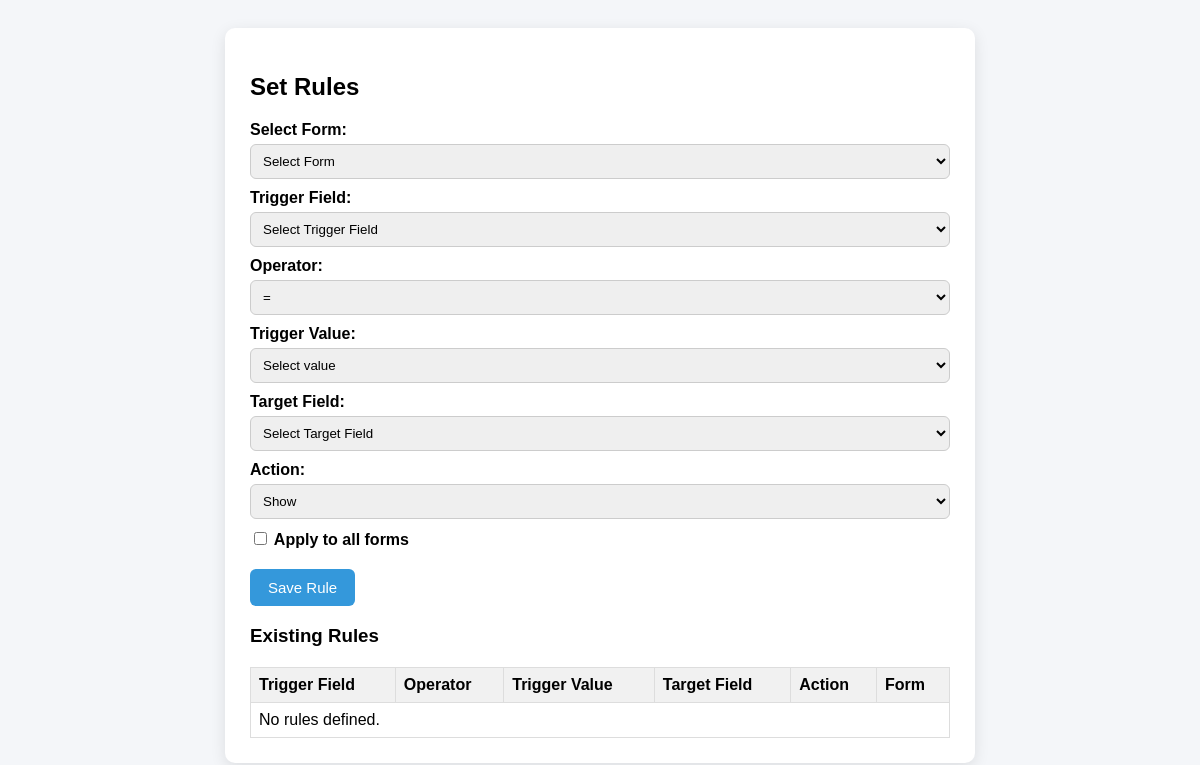
The app's page /admin/set_rules.php, older data.
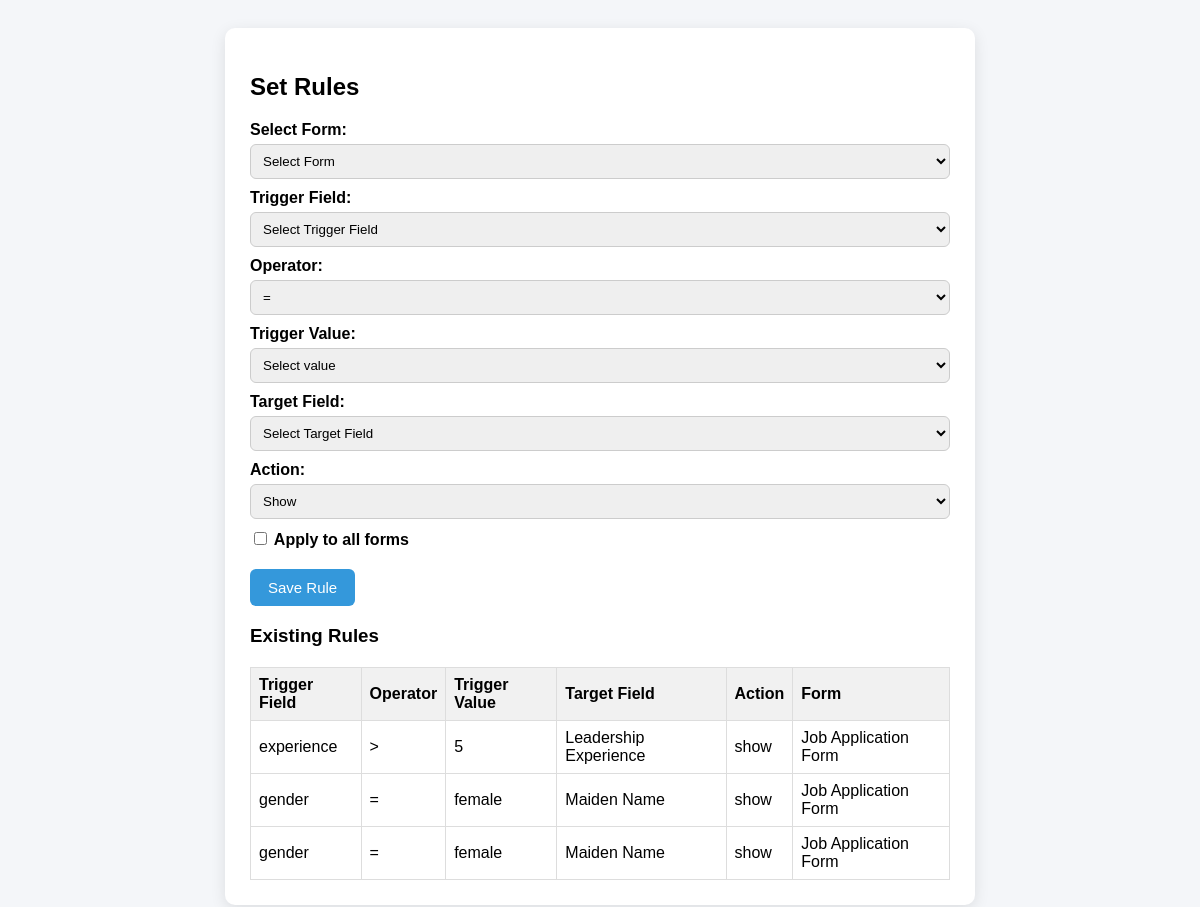
The same page, newer data.
### tables this page shows
CREATE TABLE `conditional_rules` (
  `id` int(11) NOT NULL,
  `form_id` int(11) NOT NULL,
  `trigger_field_id` int(11) NOT NULL,
  `operator` varchar(10) NOT NULL,
  `trigger_value` varchar(255) NOT NULL,
  `target_field_id` int(11) NOT NULL,
  `action` varchar(10) DEFAULT 'show',
  `is_global` tinyint(1) DEFAULT 0,
  `version` int(11) NOT NULL DEFAULT 1
);

CREATE TABLE `form_fields` (
  `id` int(11) NOT NULL,
  `form_id` int(11) DEFAULT NULL,
  `label` varchar(255) DEFAULT NULL,
  `type` varchar(50) DEFAULT NULL,
  `required` tinyint(1) DEFAULT 0,
  `placeholder` varchar(255) DEFAULT NULL,
  `sort_order` int(11) DEFAULT NULL
);

CREATE TABLE `forms` (
  `id` int(11) NOT NULL,
  `form_name` varchar(255) NOT NULL,
  `created_at` timestamp NOT NULL DEFAULT current_timestamp(),
  `version` int(11) DEFAULT 1
);

### admin/set_rules.php (the view, shortened to what this page needs)
 <?php
include "../configure/database_connection.php";
$rules_res = $conn->query("
    SELECT cr.*, ff1.label AS trigger_label, ff2.label AS target_label, f.form_name
    FROM conditional_rules cr
    LEFT JOIN form_fields ff1 ON cr.trigger_field_id = ff1.id
    LEFT JOIN form_fields ff2 ON cr.target_field_id = ff2.id
    LEFT JOIN forms f ON cr.form_id = f.id
    ORDER BY cr.id DESC
");
$existing_rules = [];
while($r = $rules_res->fetch_assoc()) $existing_rules[] = $r;
?>
<!DOCTYPE html>
<html>
<head>
</head>
<body>
<div class="container">
    <h2>Set  Rules</h2>
    <form method="POST">
        <label>Select Form:</label>
        <select name="form_id" id="form_id">
            <option value="">Select Form</option>
        </select>
        <label>Trigger Field:</label>
        <select name="trigger_field" id="trigger_field" required>
            <option value="">Select Trigger Field</option>
        </select>
        <label>Operator:</label>
        <select name="operator" required>
            <option value="=">=</option>
        </select>
        <label>Trigger Value:</label>
        <select name="trigger_value" id="trigger_value" required>
            <option value="">Select value</option>
        </select>
        <label>Target Field:</label>
        <select name="target_field" id="target_field" required>
            <option value="">Select Target Field</option>
        </select>
        <label>Action:</label>
        <select name="action">
            <option value="show">Show</option>
        </select>
        <label><input type="checkbox" name="apply_all" id="apply_all"> Apply to all forms</label>
        <button type="submit" name="save_rule">Save Rule</button>
    </form>
    <h3>Existing Rules</h3>
    <table>
        <tr>
            <th>Trigger Field</th>
            <th>Operator</th>
            <th>Trigger Value</th>
            <th>Target Field</th>
            <th>Action</th>
            <th>Form</th>
        </tr>
        <?php if($existing_rules): foreach($existing_rules as $r): ?>
        <tr>
            <td><?php echo $r['trigger_label']; ?></td>
            <td><?php echo $r['operator']; ?></td>
            <td><?php echo $r['trigger_value']; ?></td>
            <td><?php echo $r['target_label']; ?></td>
            <td><?php echo $r['action']; ?></td>
            <td><?php echo $r['form_name']; ?></td>
        </tr>
        <?php endforeach; else: ?>
        <tr><td colspan="6">No rules defined.</td></tr>
        <?php endif; ?>
    </table>
</div>
</body>
</html>

### admin/set_rules.php (style rules this page uses)
body { font-family: Arial; padding: 20px; background:#f4f6f9; }
.container { max-width:700px; margin:auto; background:#fff; padding:25px; border-radius:10px; box-shadow:0 4px 15px rgba(0,0,0,0.1); }
label { display:block; margin:10px 0 5px; font-weight:600; }
select, input[type=text] { width:100%; padding:8px; border-radius:6px; border:1px solid #ccc; }
button { margin-top:15px; padding:10px 18px; border:none; border-radius:6px; background:#3498db; color:#fff; cursor:pointer; font-size:15px; }
table { width: 100%; border-collapse: collapse; margin-top:20px; }
th, td { border: 1px solid #ddd; padding: 8px; text-align: left; }
th { background:#f1f1f1; }

Row changes from the older to the newer data that the page shows:
added conditional_rules: trigger_field.label "experience", operator ">", trigger_value "5", target_field.label "Leadership Experience", action "show", form.form_name "Job Application Form"
added conditional_rules: trigger_field.label "gender", operator "=", trigger_value "female", target_field.label "Maiden Name", action "show", form.form_name "Job Application Form"
added conditional_rules: trigger_field.label "gender", operator "=", trigger_value "female", target_field.label "Maiden Name", action "show", form.form_name "Job Application Form"
Text that changed along with them:
text no longer shown: "No rules defined."
